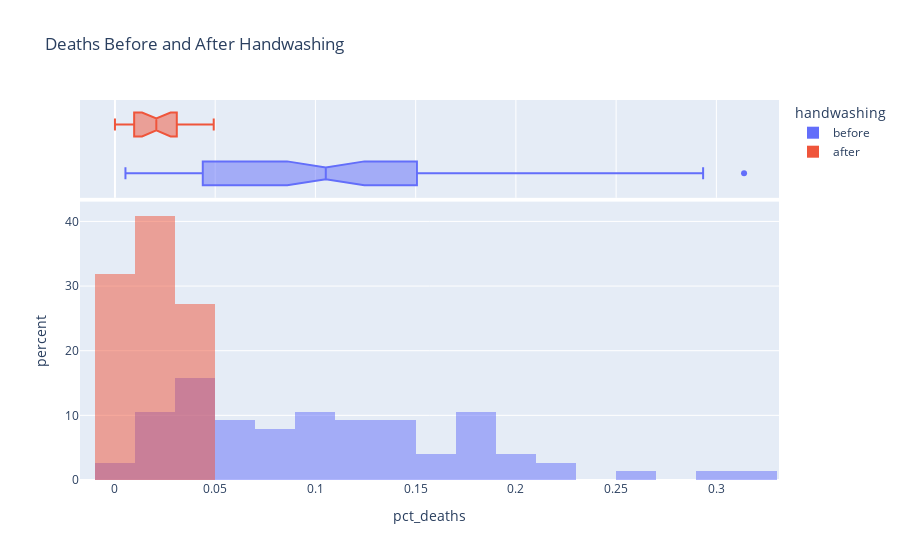

The code cell stored with this chart in its notebook:
### Markdown cell above
### Use Histograms to Visualise the Monthly Distribution of Outcomes

**Challenge**: Create a [plotly histogram](https://plotly.com/python/histograms/) to show the monthly percentage of deaths. 

* Use docs to check out the available parameters. Use the [`color` parameter](https://plotly.github.io/plotly.py-docs/generated/plotly.express.histogram.html) to display two overlapping histograms.
* The time period of handwashing is shorter than not handwashing. Change `histnorm` to `percent` to make the time periods comparable. 
* Make the histograms slighlty transparent
* Experiment with the number of bins on the histogram. Which number work well in communicating the range of outcomes?
* Just for fun, display your box plot on the top of the histogram using the `marginal` parameter.

### Code cell
px.histogram(df_monthly, x='pct_deaths', 
             color='handwashing', histnorm="percent", 
             nbins=30, title="Deaths Before and After Handwashing", 
             barmode = "overlay", marginal="box")

### Figure 1 — Plotly figure (JSON) as saved in the notebook; plotly's stock layout.template omitted (floating-point values rounded to 4 significant figures)
{"data": [{"alignmentgroup": "True", "bingroup": "x", "histnorm": "percent", "hovertemplate": "handwashing=before<br>pct_deaths=%{x}<br>percent=%{y}<extra></extra>", "legendgroup": "before", "marker": {"color": "#636efa", "opacity": 0.5, "pattern": {"shape": ""}}, "name": "before", "nbinsx": 30, "offsetgroup": "before", "orientation": "v", "showlegend": true, "type": "histogram", "x": [0.1457, 0.07531, 0.04332, 0.01569, 0.007843, 0.05, 0.08421, 0.01351, 0.01878, 0.1102, 0.2255, 0.2085, 0.1222, 0.1023, 0.1074, 0.03226, 0.06593, 0.2078, 0.2546, 0.1839, 0.2934, 0.2297, 0.3138, 0.1912, 0.1597, 0.1241, 0.1193, 0.06098, 0.04082, 0.005236, 0.01554, 0.02262, 0.176, 0.07143, 0.08051, 0.1516, 0.1128, 0.1703, 0.1731, 0.05833, 0.02679, 0.04369, 0.0632, 0.01224, 0.03226, 0.1102, 0.1055, 0.07591, 0.04745, 0.04452, 0.04231, 0.04392, 0.07143, 0.06122, 0.03586, 0.1055, 0.1484, 0.1094, 0.1049, 0.1339, 0.1809, 0.1543, 0.1897, 0.1344, 0.1015, 0.131, 0.1806, 0.1439, 0.1496, 0.1077, 0.05369, 0.03215, 0.01923, 0.03607, 0.1827, 0.1224], "xaxis": "x", "yaxis": "y"}, {"alignmentgroup": "True", "hovertemplate": "handwashing=before<br>pct_deaths=%{x}<extra></extra>", "legendgroup": "before", "marker": {"color": "#636efa"}, "name": "before", "notched": true, "offsetgroup": "before", "showlegend": false, "type": "box", "x": [0.1457, 0.07531, 0.04332, 0.01569, 0.007843, 0.05, 0.08421, 0.01351, 0.01878, 0.1102, 0.2255, 0.2085, 0.1222, 0.1023, 0.1074, 0.03226, 0.06593, 0.2078, 0.2546, 0.1839, 0.2934, 0.2297, 0.3138, 0.1912, 0.1597, 0.1241, 0.1193, 0.06098, 0.04082, 0.005236, 0.01554, 0.02262, 0.176, 0.07143, 0.08051, 0.1516, 0.1128, 0.1703, 0.1731, 0.05833, 0.02679, 0.04369, 0.0632, 0.01224, 0.03226, 0.1102, 0.1055, 0.07591, 0.04745, 0.04452, 0.04231, 0.04392, 0.07143, 0.06122, 0.03586, 0.1055, 0.1484, 0.1094, 0.1049, 0.1339, 0.1809, 0.1543, 0.1897, 0.1344, 0.1015, 0.131, 0.1806, 0.1439, 0.1496, 0.1077, 0.05369, 0.03215, 0.01923, 0.03607, 0.1827, 0.1224], "xaxis": "x2", "yaxis": "y2"}, {"alignmentgroup": "True", "bingroup": "x", "histnorm": "percent", "hovertemplate": "handwashing=after<br>pct_deaths=%{x}<br>percent=%{y}<extra></extra>", "legendgroup": "after", "marker": {"color": "#EF553B", "opacity": 0.5, "pattern": {"shape": ""}}, "name": "after", "nbinsx": 30, "offsetgroup": "after", "orientation": "v", "showlegend": true, "type": "histogram", "x": [0.02239, 0.012, 0.01894, 0.0458, 0.03957, 0.04472, 0.0293, 0.03534, 0.006873, 0, 0.006557, 0.009585, 0.01136, 0.003717, 0, 0.009615, 0.02341, 0.02903, 0.0134, 0.02233, 0.03085, 0.04926], "xaxis": "x", "yaxis": "y"}, {"alignmentgroup": "True", "hovertemplate": "handwashing=after<br>pct_deaths=%{x}<extra></extra>", "legendgroup": "after", "marker": {"color": "#EF553B"}, "name": "after", "notched": true, "offsetgroup": "after", "showlegend": false, "type": "box", "x": [0.02239, 0.012, 0.01894, 0.0458, 0.03957, 0.04472, 0.0293, 0.03534, 0.006873, 0, 0.006557, 0.009585, 0.01136, 0.003717, 0, 0.009615, 0.02341, 0.02903, 0.0134, 0.02233, 0.03085, 0.04926], "xaxis": "x2", "yaxis": "y2"}], "layout": {"barmode": "overlay", "legend": {"title": {"text": "handwashing"}, "tracegroupgap": 0}, "title": {"text": "Deaths Before and After Handwashing"}, "xaxis": {"anchor": "y", "domain": [0, 1], "title": {"text": "pct_deaths"}}, "xaxis2": {"anchor": "y2", "domain": [0, 1], "matches": "x", "showgrid": true, "showticklabels": false}, "yaxis": {"anchor": "x", "domain": [0, 0.7326], "title": {"text": "percent"}}, "yaxis2": {"anchor": "x2", "domain": [0.7426, 1], "matches": "y2", "showgrid": false, "showline": false, "showticklabels": false, "ticks": ""}}}
